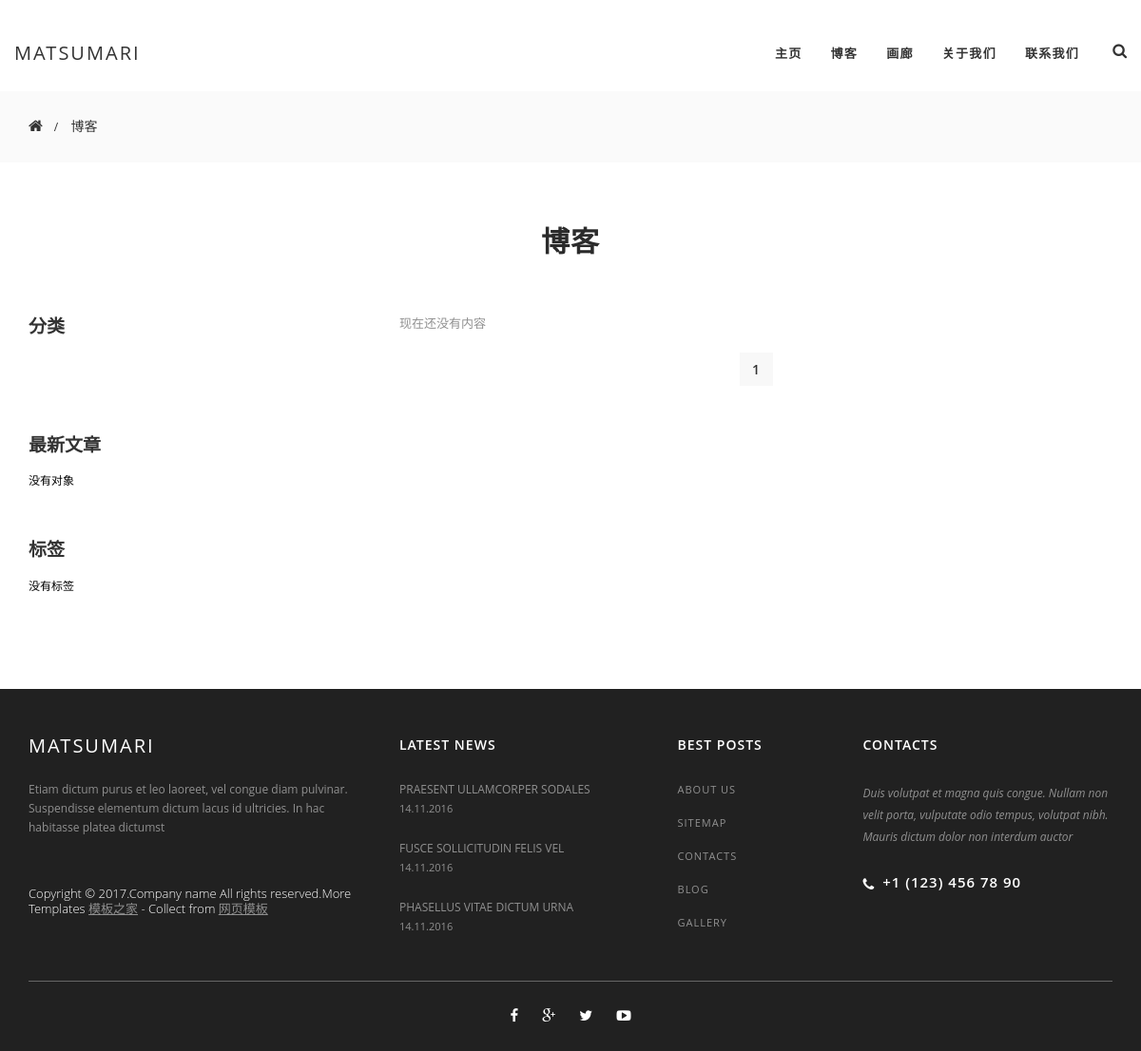
/server/archives/9011/2/, run on an earlier commit of the app's database.
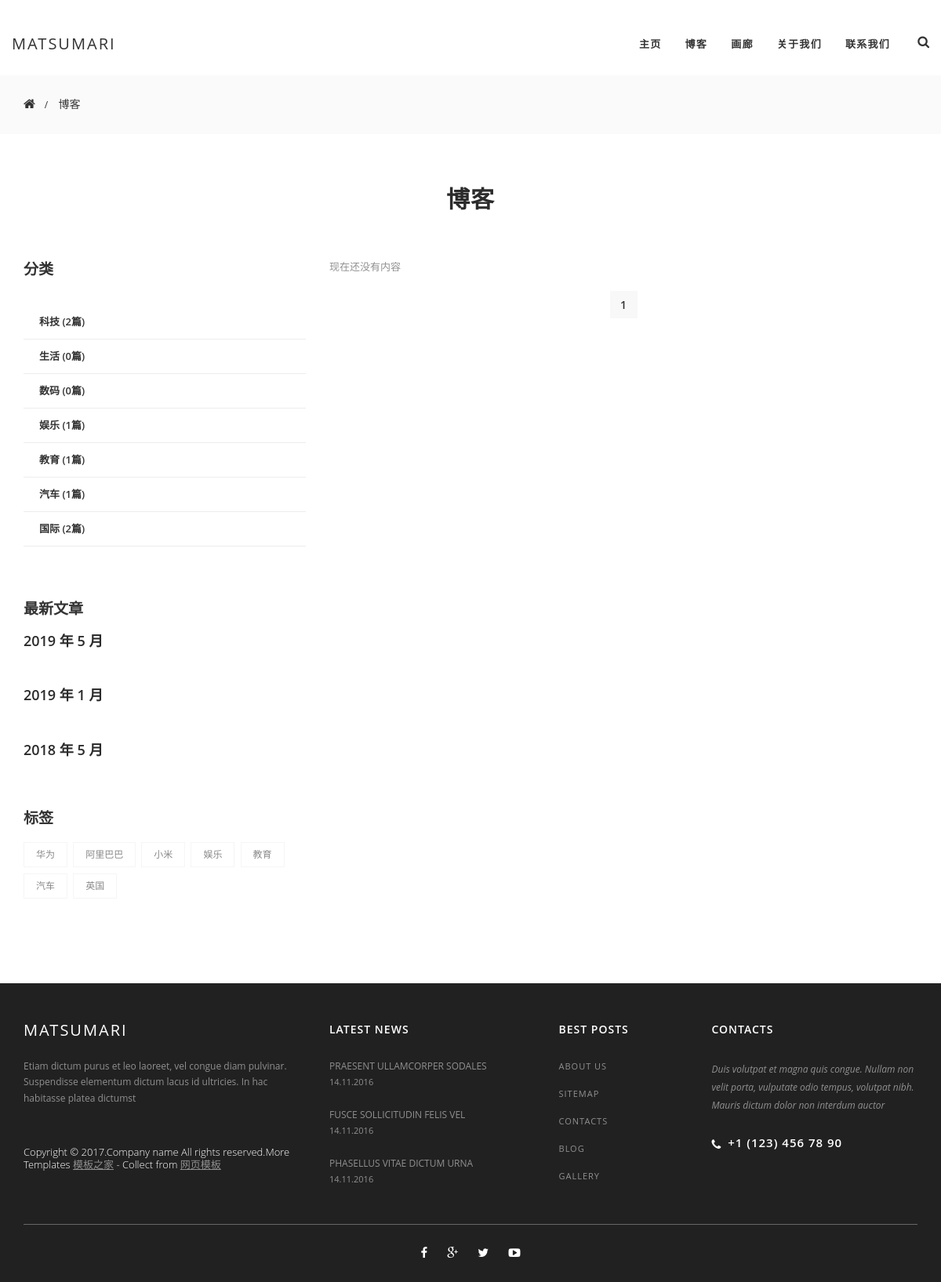
And on a later commit of the database.
### server/models.py (models this page shows, shortened)
class CateGory(models.Model):
    title = models.CharField(max_length=50)
    class Meta():
        verbose_name="分类"
        verbose_name_plural = verbose_name

class Tag(models.Model):
    title = models.CharField(max_length=50,verbose_name='标签')
    class Meta():
        verbose_name="标签"
        verbose_name_plural = verbose_name

### server/views.py (the view)
# urls.py: url(r'^archives/(\d+)/(\d+)/$', views.archives, name='archives'),
def archives(request,year,month):
    pagenum = request.GET.get("page")
    pagenum = 1 if pagenum == None else pagenum
    articles = Article.objects.filter(creat_time__year=year, creat_time__month=month)
    paginator = Paginator(articles, 1)
    page = paginator.get_page(pagenum)
    page.parms = "/archives/%s/%s/" % (year, month)
    return render(request, 'blog.html', {"page": page})

### server/templatetags/extend_fun.py (called while the page is built)
@register.simple_tag
def gettags():
    return Tag.objects.all()

@register.simple_tag(name='getcategorys')
def getcategorys():
    return CateGory.objects.all()

@register.simple_tag
def getarchives(num = 3):
    result =  Article.objects.dates("creat_time",'month',order="DESC")[:num]
    return result

### templates/blog.html (shortened to what this page needs)
﻿{% load extend_fun %}
<!DOCTYPE html>
<html lang="en">
	<head>
		<link rel="stylesheet" href="/static/css/bootstrap.css" type="text/css" />
		<link rel="stylesheet" href="/static/css/font-awesome.css" type="text/css" />
		<link rel="stylesheet" href="/static/css/style.css" type="text/css" />
	</head>
	<body>
		<header id="header" class="clear">
			<a href="" class="logo">Matsumari</a>
			<div class="header-right">
				<div class="header-search">
					<i class="fa fa-search" aria-hidden="true"></i>
				</div>
			</div>
			<nav class="navbar">
				<div id="navbar" class="navbar-collapse collapse">
										<ul class="nav navbar-nav menu">
						<li class="dropdown"><a href="{% url 'server:index' %}">主页</a></li>
						<li><a href="{% url 'server:blog' %}">博客</a></li>
						<li><a href="{% url 'server:gallery' %}">画廊</a></li>
						<li><a href="{% url 'server:about_us' %}">关于我们</a></li>
						<li><a href="{% url 'server:contacts' %}">联系我们</a></li>
					</ul>
				</div>
			</nav>
		</header>
		<div class="breadcrumbs-wrapper">
			<ul class="breadcrumbs">
				<li><a href="{% url 'server:index' %}" class="home"><i class="fa fa-home" aria-hidden="true"></i></a></li>
				<li><a>博客</a></li>
			</ul>
		</div>
		<section class="content-wrapper">
			<div class="container">
				<div class="title">
					<h1>博客</h1>
				</div>
				<div class="row">
					<aside class="sidebar col-md-4">
						<h4>分类</h4>
						<ul class="category-menu">
			       {% getcategorys as categorys  %}
                        {% for category in categorys  %}
                          <li><a href="{% url 'server:category' category.id %}">
                              {{ category.title }}<span class="post-count">
                              ({{ category.article_set.count }}篇)</span></a> </li>
                        {% endfor %}
						</ul>
						<div class="blog-sidebar">
							<h4>最新文章</h4>
							          <ul>
                        {% getarchives as archives %}
                        {% for archive in archives %}
							<article class="blog-post-sidebar">
								<a href="{% url 'server:archives' archive.year archive.month  %}">
									<h5>{{ archive.year }} 年 {{ archive.month }} 月</h5>
								</a>
							</article>
                        {% empty %}
                            <li>没有对象</li>
                        {% endfor %}
                    </ul>
						</div>
						<div class="tags">
							<h4>标签</h4>
                        {% gettags as tags %}
                        {% for tag in tags %}
                            <a href="{% url 'server:tag' tag.id %}">{{ tag.title }}</a>
                        {% empty %}
                            <li>没有标签</li>
                        {% endfor %}
						</div>
					</aside>
					<div class="content col-md-8">
							{% if page %}
								{% for r in page.object_list %}
					        <article class="blog-item">
							<div class="img">
								<img src="" alt="">
							</div>
							<div class="blog-text">
								<a href="{% url 'server:detail' r.id %}">
									<h5>{{ r.title }}</h5>
								</a>
								<p>{{ r.body|myslice:40 }}.......</p>
								<div class="bottom-blog clear">
									<div class="date">{{ r.creat_time }}</div>
									<a href="{% url 'server:detail' r.id %}" class="read-more">阅读更多</a>
								</div>
							</div>
								{% empty %}
								{% endfor %}
							{% else %}
								<p>现在还没有内容</p>
							{% endif %}
					<ul class="pager">
									{% for num in page.paginator.page_range  %}
										<li><a href="?page={{num}}"  > {{ num }}  </a> </li>
								{% endfor %}
						</ul>
					</div>
				</div>
			</div>
		</section>
		<footer id="footer">
			<div class="container">
				<div class="row">
					<div class="col-md-4">
						<a href="index.html" class="logo">Matsumari</a>
						<p>Etiam dictum purus et leo laoreet, vel congue diam pulvinar. Suspendisse elementum dictum lacus id ultricies. In hac habitasse platea dictumst</p>
						<div class="copy">Copyright &copy; 2017.Company name All rights reserved.More Templates <a href="http://www.cssmoban.com/" target="_blank" title="模板之家">模板之家</a> - Collect from <a href="http://www.cssmoban.com/" title="网页模板" target="_blank">网页模板</a></div>
					</div>
					<div class="col-md-3">
						<h6>Latest news</h6>
						<div class="news-footer">
							<a href="blog_inner.html">Praesent ullamcorper sodales</a>
							<div class="date">14.11.2016</div>
						</div>
						<div class="news-footer">
							<a href="blog_inner.html">Fusce sollicitudin felis vel</a>
							<div class="date">14.11.2016</div>
						</div>
						<div class="news-footer">
							<a href="blog_inner.html">Phasellus vitae dictum urna</a>
							<div class="date">14.11.2016</div>
						</div>
					</div>
					<div class="col-md-2">
						<h6>Best Posts</h6>
						<ul class="footer-menu">
							<li><a href="about_us.html">About us</a></li>
							<li><a href="">Sitemap</a></li>
							<li><a href="contacts.html">Contacts</a></li>
							<li><a href="blog.html">Blog</a></li>
							<li><a href="gallery.html">Gallery</a></li>
						</ul>
					</div>
					<div class="col-md-3">
						<h6>Contacts</h6>
						<address>Duis volutpat et magna quis congue. Nullam non velit porta, vulputate odio tempus, volutpat nibh. Mauris dictum dolor non interdum auctor</address>
						<div class="footer-phone"><i class="fa fa-phone" aria-hidden="true"></i> +1 (123) 456 78 90</div>
					</div>
				</div>
				<ul class="social">
					<li><a href="#"><i class="fa fa-facebook" aria-hidden="true"></i></a></li>
					<li><a href="#"><i class="fa fa-google-plus" aria-hidden="true"></i></a></li>
					<li><a href="#"><i class="fa fa-twitter" aria-hidden="true"></i></a></li>
					<li><a href="#"><i class="fa fa-youtube-play" aria-hidden="true"></i></a></li>
				</ul>
			</div>
		</footer>
	</body>
</html>

What changed in the data, as far as the page shows it:
added CateGory: title "科技", article_set.count "2"
added CateGory: title "生活", article_set.count "0"
added CateGory: title "数码", article_set.count "0"
added CateGory: title "娱乐", article_set.count "1"
added CateGory: title "教育", article_set.count "1"
added CateGory: title "汽车", article_set.count "1"
added CateGory: title "国际", article_set.count "2"
added Tag: title "华为"
added Tag: title "阿里巴巴"
added Tag: title "小米"
added Tag: title "娱乐"
added Tag: title "教育"
added Tag: title "汽车"
added Tag: title "英国"
Also different on the page:
new list line: "2019 年 5 月"
new list line: "2019 年 1 月"
new list line: "2018 年 5 月"
text no longer shown: "没有对象 没有标签"
